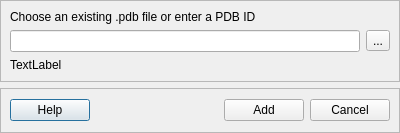
<?xml version="1.0" encoding="UTF-8"?>
<ui version="4.0">
 <class>Dialog</class>
 <widget class="QDialog" name="Dialog">
  <property name="geometry">
   <rect>
    <x>0</x>
    <y>0</y>
    <width>400</width>
    <height>133</height>
   </rect>
  </property>
  <property name="minimumSize">
   <size>
    <width>400</width>
    <height>0</height>
   </size>
  </property>
  <property name="maximumSize">
   <size>
    <width>16777215</width>
    <height>133</height>
   </size>
  </property>
  <property name="windowTitle">
   <string>Dialog</string>
  </property>
  <layout class="QVBoxLayout" name="verticalLayout_4">
   <property name="leftMargin">
    <number>0</number>
   </property>
   <property name="topMargin">
    <number>0</number>
   </property>
   <property name="rightMargin">
    <number>0</number>
   </property>
   <property name="bottomMargin">
    <number>0</number>
   </property>
   <item>
    <widget class="QFrame" name="frame">
     <property name="frameShape">
      <enum>QFrame::StyledPanel</enum>
     </property>
     <property name="frameShadow">
      <enum>QFrame::Raised</enum>
     </property>
     <layout class="QVBoxLayout" name="verticalLayout_2">
      <item>
       <layout class="QVBoxLayout" name="verticalLayout">
        <item>
         <widget class="QLabel" name="label">
          <property name="text">
           <string>Choose an existing .pdb file or enter a PDB ID</string>
          </property>
         </widget>
        </item>
        <item>
         <layout class="QHBoxLayout" name="horizontalLayout">
          <item>
           <widget class="QLineEdit" name="txt_add_protein">
            <property name="frame">
             <bool>true</bool>
            </property>
            <property name="readOnly">
             <bool>false</bool>
            </property>
           </widget>
          </item>
          <item>
           <widget class="QToolButton" name="btn_choose_protein">
            <property name="text">
             <string>...</string>
            </property>
           </widget>
          </item>
         </layout>
        </item>
        <item>
         <widget class="QLabel" name="lbl_status">
          <property name="text">
           <string>TextLabel</string>
          </property>
         </widget>
        </item>
       </layout>
      </item>
     </layout>
    </widget>
   </item>
   <item>
    <widget class="QFrame" name="frame_bottom">
     <property name="frameShape">
      <enum>QFrame::StyledPanel</enum>
     </property>
     <property name="frameShadow">
      <enum>QFrame::Raised</enum>
     </property>
     <layout class="QVBoxLayout" name="verticalLayout_3">
      <item>
       <layout class="QHBoxLayout" name="horizontalLayout_2">
        <item>
         <widget class="QPushButton" name="btn_help">
          <property name="text">
           <string>Help</string>
          </property>
         </widget>
        </item>
        <item>
         <spacer name="horizontalSpacer">
          <property name="orientation">
           <enum>Qt::Horizontal</enum>
          </property>
          <property name="sizeHint" stdset="0">
           <size>
            <width>40</width>
            <height>20</height>
           </size>
          </property>
         </spacer>
        </item>
        <item>
         <widget class="QPushButton" name="btn_add_protein">
          <property name="text">
           <string>Add</string>
          </property>
         </widget>
        </item>
        <item>
         <widget class="QPushButton" name="btn_cancel">
          <property name="text">
           <string>Cancel</string>
          </property>
         </widget>
        </item>
       </layout>
      </item>
     </layout>
    </widget>
   </item>
  </layout>
 </widget>
 <resources/>
 <connections/>
</ui>
